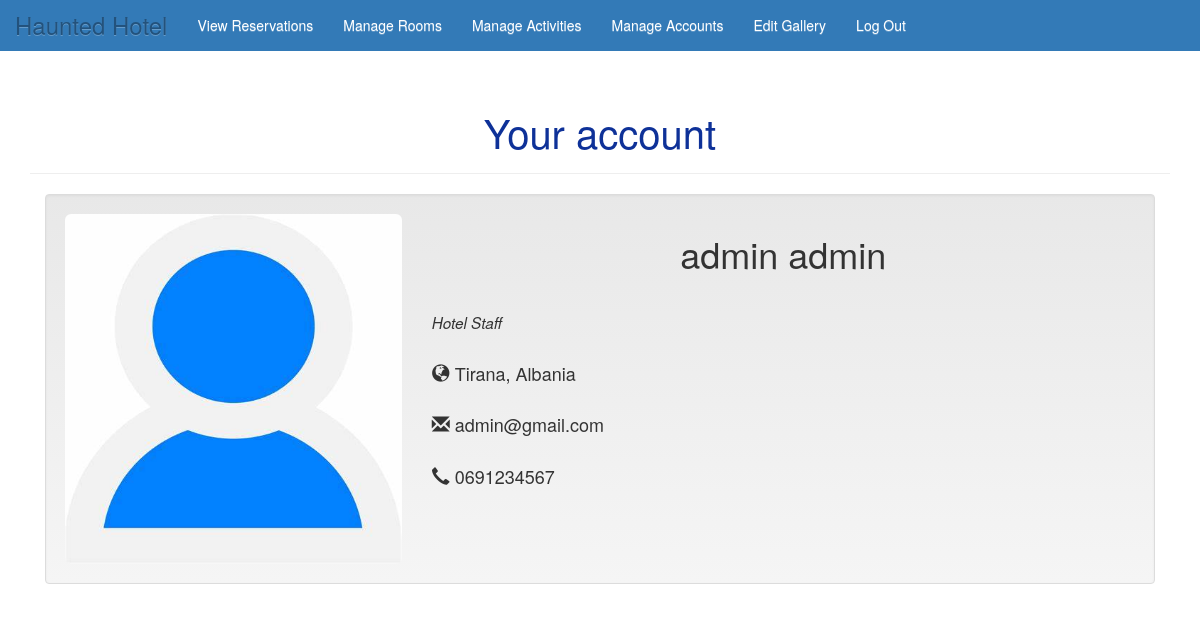
Page /hotel/view_profile.php (signed in) on the committed database.
### tables this page shows
CREATE TABLE `staf` (
  `staffID` int(11) NOT NULL,
  `fname` varchar(255) NOT NULL,
  `lname` varchar(255) NOT NULL,
  `email` varchar(255) NOT NULL,
  `pass` varchar(255) NOT NULL,
  `tel` varchar(20) DEFAULT NULL,
  `roli` enum('user','admin') NOT NULL,
  `profile_pic` text DEFAULT NULL,
  `exp_date` varchar(250) NOT NULL,
  `reset_link_token` varchar(255) NOT NULL,
  `google_id` varchar(150) NOT NULL
);

### hotel/view_profile.php (the view, shortened to what this page needs)
<?php
require('includes/hotel_connect.php');
if (isset($_SESSION['user'])) {
    $q = "SELECT * FROM staf WHERE staffID={$_SESSION['user']['staffID']}";
    $r = mysqli_query($dbc, $q);
    $row = mysqli_fetch_assoc($r);
} elseif (isset($_SESSION['emp_id'])) {
    $q = "SELECT * FROM staf WHERE staffID={$_SESSION['emp_id']}";
    $r = mysqli_query($dbc, $q);
    $row = mysqli_fetch_assoc($r);
}
?>
<div class="page-header">
    <h1 id="amenities" class="text-center"> Your account </h1>
</div>
<div class="col-md-12">
    <div class="well">
        <div class="row">
            <div class=" col-md-4">
                <?php
                if (isset($_SESSION['user'])) {
                    $pictureUrl = $row['profile_pic'];
                } else {
                    $pictureUrl = "uploads/" . $row['profile_pic'];
                }
                ?>
                <img src="<?php echo $pictureUrl; ?>" style="width:350px; height:350px;" alt="" class="img-rounded img-responsive" />
            </div>
            <div class="info col-md-8">
                <h1>
                    <?php echo "  " . $row['fname'] . ' ' . $row['lname']; ?>
                </h1>
                <br>
                <small><cite title="Hotel Staff"> Hotel Staff</cite></small><br><br>
                <p>
                    <i class="glyphicon glyphicon-globe"></i> Tirana, Albania
                    <br /><br>
                    <i class="glyphicon glyphicon-envelope"></i>
                    <?php echo " " . $row['email']; ?>
                    <br /><br>
                    <i class="glyphicon glyphicon-earphone"></i>
                    <?php echo " " . $row['tel']; ?>
                </p>
            </div>
        </div>
    </div>
</div>

### hotel/hotelStyle.css (style rules this page uses)
* { margin: 0; padding: 0; }
body, html { height: 100%; }
body { padding-top: 70px; position: relative }
.navbar-brand { color: #fff; font-size: x-large; }
li a { text-decoration: none; color: #fff; }
ul { list-style-type: none; }
#amenities { color:#0e3198; text-align:center; font-size: 40px; }
.info { font-size: large; }
h1 { text-align: center; }

### rows in the picture
staf: profile_pic (placeholder picture), fname "admin", lname "admin", email "admin@gmail.com", tel "0691234567"
